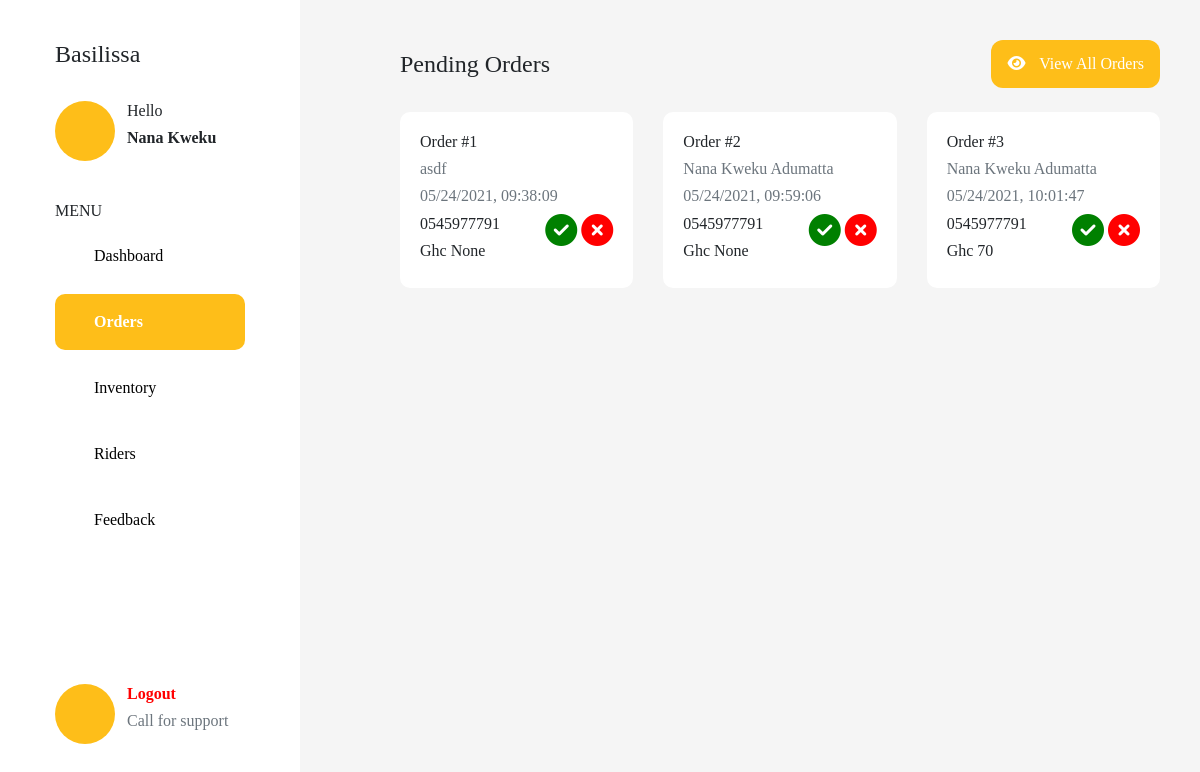
/dash-orders, run on an earlier commit of the app's database.
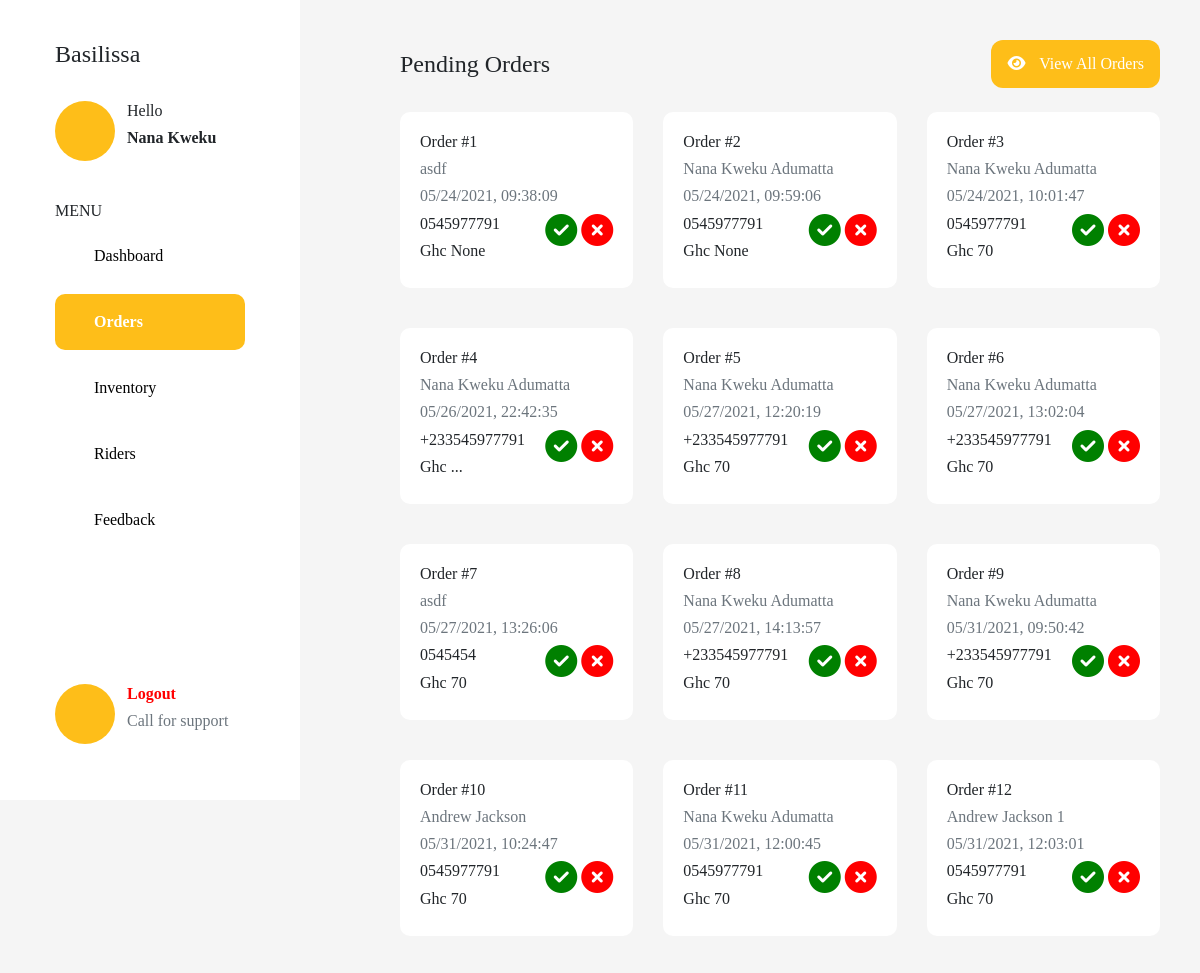
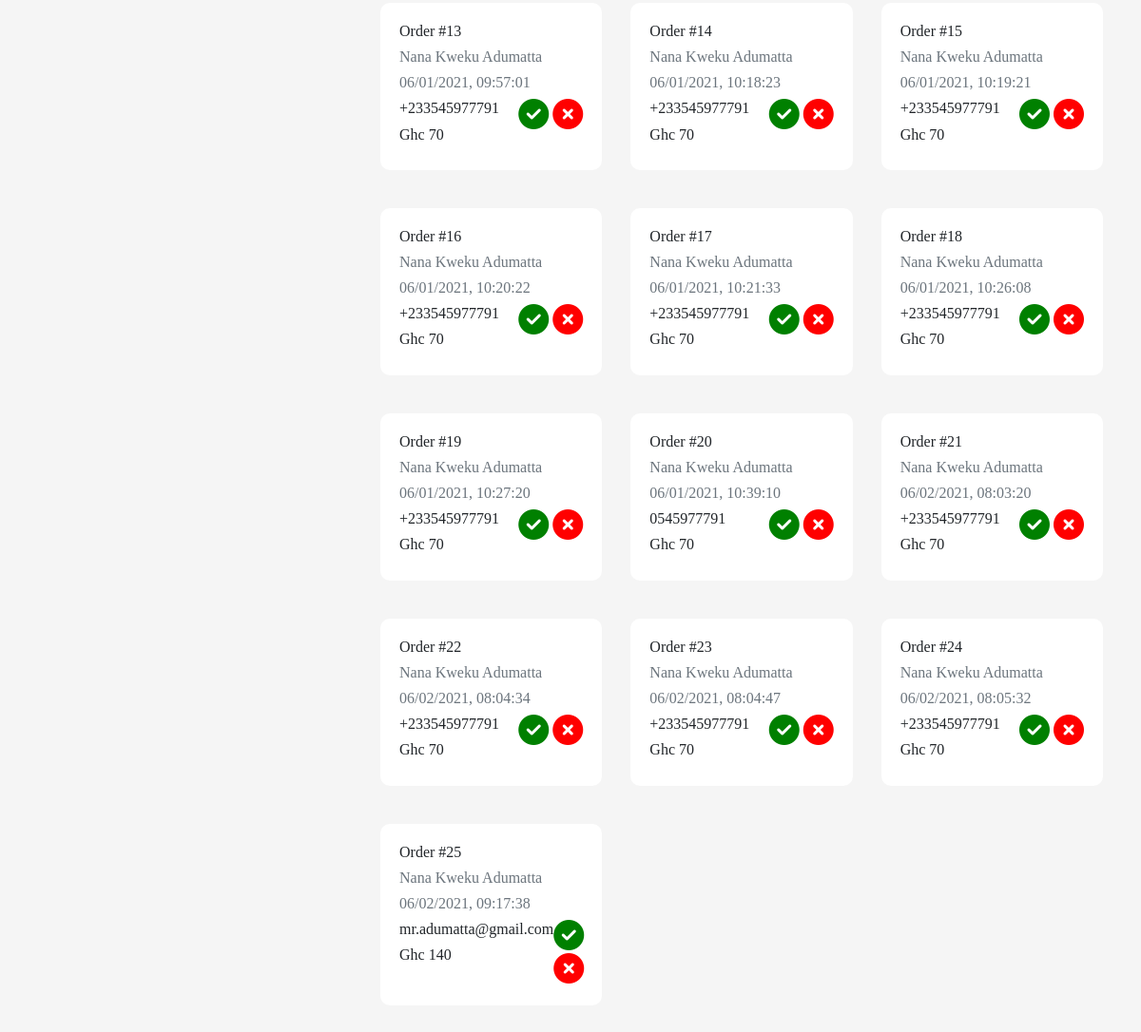
And on a later commit of the database (2 pictures, top to bottom).
### models.py (models this page shows, shortened)
class Order(db.Model):
    id = db.Column(db.Integer, primary_key=True)
    order = db.Column(db.String(), nullable=False)
    user = db.Column(db.String(),nullable=False)
    phone = db.Column(db.String(), nullable=False)
    location = db.Column(db.String(), nullable=False)
    branch = db.Column(db.String(), nullable=False)
    date_created = db.Column(db.DateTime, default=datetime.utcnow)
    total = db.Column(db.String)

### app.py (the view)
@app.route('/dash-orders')
def dashorders():
    orders = Order.query.all()
    return render_template('dash-orders.html', title='Orders', orders = orders)

### templates/dash-orders.html
{% extends "dash.html" %}
{% block body %}
    <div style="display: flex; justify-content: space-between;">
        <h4 style="margin-top: auto; margin-bottom: auto;">Pending Orders</h4>
        <button class="button-solid-yellow" style="border: none;"> <i class="fas fa-eye" style="padding-right: 10px;"></i> View All Orders</button>
    </div>
<br>
<div class="row">
    {% for order in orders %}
    <div class="col-md-4">
        <div class="card" data-aos="fade-up" data-aos-delay="100">
            <h6>Order #{{order.id}}</h6>
            <h6 class="text-muted" >{{order.user}}</h6>
            <h6 class="text-muted" style="font-weight:300">{{order.date_created.strftime("%m/%d/%Y, %H:%M:%S")}}</h6>
            <div>
            <div class="status">
                <div>
                    <h6 style="font-weight: 300;">{{order.phone}}</a></h6>
                    <h6>Ghc {{order.total}}</h6>
                </div>
                <div>
                    <i class="fas fa-check-circle fa-2x" style="color: green;"></i>
                    <i class="fas fa-times-circle fa-2x" style="color: red;"></i>
                </div>
            </div>
        </div>
    </div>
</div>
{% endfor %}
</div>
{% endblock %}

### templates/dash.html (shortened to what this page needs)
<!doctype html>
<html lang="en">
  <head>
    <link rel="stylesheet" href="https://stackpath.bootstrapcdn.com/bootstrap/4.3.1/css/bootstrap.min.css">
    <link href="https://unpkg.com/aos@2.3.1/dist/aos.css" rel="stylesheet">
    <link rel="stylesheet" href="https://unpkg.com/aos@next/dist/aos.css" />
    <link rel="stylesheet" href="{{ url_for('static', filename='css/style.css') }}">
  </head>
  <body style="background-color: #f5f5f5;">
    <div class="sidenav" style="width: 25%; height: 100vh; background-color: white;">
      <div class="container">
          <h4>Basilissa</h4>
          <br>
              <div class="flex" style="display: flex; margin-bottom: 5vh;">
                  <div class="elip" style="background-color: #FEBE19; margin-right: 1vw;"></div>
                  <div>
                      <h6>Hello</h6>
                      <h6 style="font-weight: bold;">Nana Kweku</h6>
                  </div>
              </div>
              <div>
                  <h6>MENU</h6>
                  {% if title == 'Dashboard' %}
                  <div class="dash-item-active">Dashboard</div>
                  {% else %}
                  <a style="text-decoration: none;" href="{{url_for('dashboard')}}">
                    <div class="dash-item">Dashboard</div>
                  </a>
                  {% endif %}
                  {% if title == 'Orders' %}
                  <div class="dash-item-active">Orders</div>
                  {% else %}
                  <a style="text-decoration: none;" href="{{url_for('dashorders')}}">
                  <div class="dash-item">Orders</div>
                  </a>
                  {% endif %}
                  {% if title == 'Inventory' %}
                  <div class="dash-item-active">Inventory</div>
                  {% else %}
                  <a style="text-decoration: none;" href="{{url_for('dashinventory')}}">
                  <div class="dash-item">Inventory</div>
                  </a>
                  {% endif %}
                  {% if title == 'Riders' %}
                  <div class="dash-item-active">Riders</div>
                  {% else %}
                  <a style="text-decoration: none;" href="{{url_for('dashriders')}}">
                  <div class="dash-item">Riders</div>
                  </a>
                  {% endif %}
              </div>
              {% if title == 'Feedback' %}
                  <div class="dash-item-active">Feedback</div>
                  {% else %}
                  <a style="text-decoration: none;" href="{{url_for('dashfeedback')}}">
                  <div class="dash-item">Feedback</div>
                  </a>
                  {% endif %}
              <div class="flex" style="display: flex; margin-bottom: 5vh; position: absolute; bottom: 2vh;">
                  <div class="elip" style="background-color: #FEBE19; margin-right: 1vw;"></div>
                  <div>
                    <h6 style="font-weight: bold; color: red;">Logout</h6>
                      <h6 class="text-muted">Call for support</h6>
                  </div>
              </div>
      </div>
  </div>
    <div class="main">
      {% block body %}
      {% endblock %}
    </div>
  </body>
</html>

### static/css/style.css (style rules this page uses)
html { scroll-behavior: smooth; }
body { font-family: 'Poppins','sans-serif'; }
.elip { background-color: black; border-radius: 50%; width: 60px; height: 60px; margin-right:3vw; }
.dash-item { display: flex; }
.button-solid-yellow { background-color: #FEBE19; color: white; padding: 12px 16px; border: none; border-radius: 12px; font-family: 'Poppins', 'sans-serif'; }
.dash-item { background-color: transparent; padding: 16px 123px 16px 39px; color: black; margin-bottom: 10px; }
.dash-item-active { background-color: #FEBE19; padding: 16px 123px 16px 39px; color: white; font-weight: bold; border-radius:10px; margin-bottom: 10px; }
.sidenav { padding: 40px; position: fixed; bottom: 0; top: 0; left: 0; }
.main { width: 70%; height: 100%; background-color: transparent; position: absolute; right: 0; top: 0; padding: 40px; bottom: 0; }
.card { border-radius: 10px; padding: 20px; border: none; margin-bottom: 5vh; }
.card .status { display: flex; justify-content: space-between; }

What changed in the data, as far as the page shows it:
added Order: id "4", user "Nana Kweku Adumatta", date_created "05/26/2021, 22:42:35", phone "+233545977791", total "..."
added Order: id "5", user "Nana Kweku Adumatta", date_created "05/27/2021, 12:20:19", phone "+233545977791", total "70"
added Order: id "6", user "Nana Kweku Adumatta", date_created "05/27/2021, 13:02:04", phone "+233545977791", total "70"
added Order: id "7", user "asdf", date_created "05/27/2021, 13:26:06", phone "0545454", total "70"
added Order: id "8", user "Nana Kweku Adumatta", date_created "05/27/2021, 14:13:57", phone "+233545977791", total "70"
added Order: id "9", user "Nana Kweku Adumatta", date_created "05/31/2021, 09:50:42", phone "+233545977791", total "70"
added Order: id "10", user "Andrew Jackson", date_created "05/31/2021, 10:24:47", phone "0545977791", total "70"
added Order: id "11", user "Nana Kweku Adumatta", date_created "05/31/2021, 12:00:45", phone "0545977791", total "70"
added Order: id "12", user "Andrew Jackson 1", date_created "05/31/2021, 12:03:01", phone "0545977791", total "70"
added Order: id "13", user "Nana Kweku Adumatta", date_created "06/01/2021, 09:57:01", phone "+233545977791", total "70"
added Order: id "14", user "Nana Kweku Adumatta", date_created "06/01/2021, 10:18:23", phone "+233545977791", total "70"
added Order: id "15", user "Nana Kweku Adumatta", date_created "06/01/2021, 10:19:21", phone "+233545977791", total "70"
added Order: id "16", user "Nana Kweku Adumatta", date_created "06/01/2021, 10:20:22", phone "+233545977791", total "70"
added Order: id "17", user "Nana Kweku Adumatta", date_created "06/01/2021, 10:21:33", phone "+233545977791", total "70"
added Order: id "18", user "Nana Kweku Adumatta", date_created "06/01/2021, 10:26:08", phone "+233545977791", total "70"
added Order: id "19", user "Nana Kweku Adumatta", date_created "06/01/2021, 10:27:20", phone "+233545977791", total "70"
added Order: id "20", user "Nana Kweku Adumatta", date_created "06/01/2021, 10:39:10", phone "0545977791", total "70"
added Order: id "21", user "Nana Kweku Adumatta", date_created "06/02/2021, 08:03:20", phone "+233545977791", total "70"
added Order: id "22", user "Nana Kweku Adumatta", date_created "06/02/2021, 08:04:34", phone "+233545977791", total "70"
added Order: id "23", user "Nana Kweku Adumatta", date_created "06/02/2021, 08:04:47", phone "+233545977791", total "70"
added Order: id "24", user "Nana Kweku Adumatta", date_created "06/02/2021, 08:05:32", phone "+233545977791", total "70"
added Order: id "25", user "Nana Kweku Adumatta", date_created "06/02/2021, 09:17:38", phone "mr.adumatta@gmail.com", total "140"
